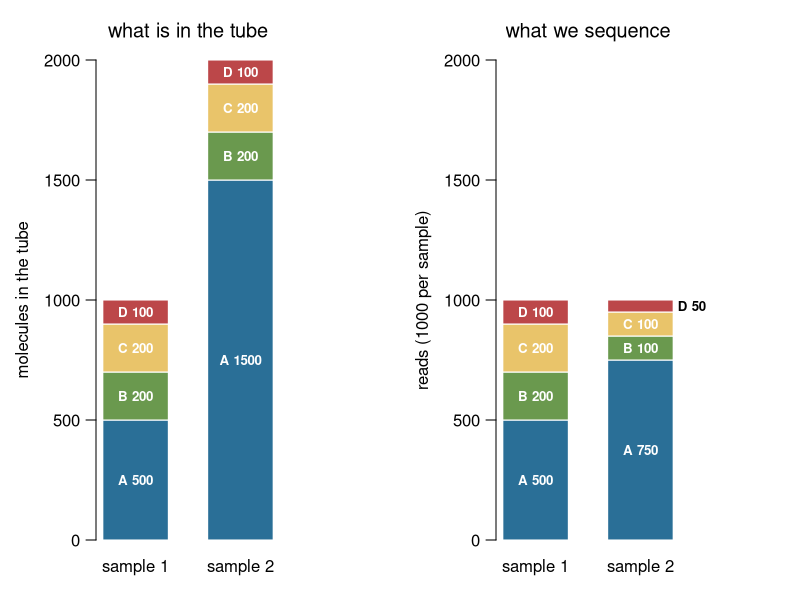
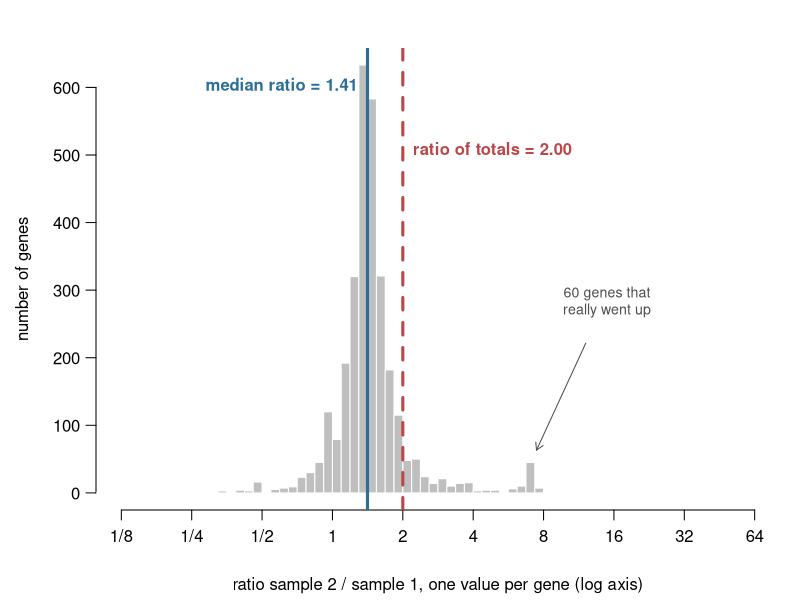
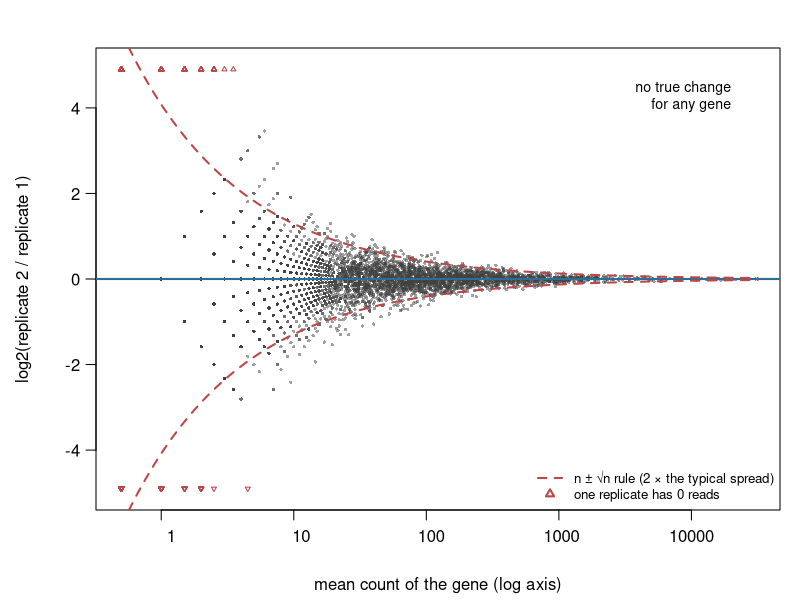

Source code (R) for these figures, in order:
# Figures for the bulk-rnaseq/ unit ("Bulk RNA-seq with DESeq2").
#
# Re-run by hand from this folder (it is NOT run by `quarto render`):
#   cd bulk-rnaseq && Rscript make-bulk-figs.R
#
# Base R only (no DESeq2 needed). Writes figNN-*.png and prints the numbers
# quoted on the slides. fig01 and fig05 are hand-made SVGs, not made here;
# fig06 (airway, needs DESeq2) is made by make-airway-figs.R.
# All data are simulated: sequencing = drawing reads at random from a bag of
# RNA fragments, with sample.int(..., replace = TRUE, prob = p).

set.seed(1)

## ---- plotting helpers ------------------------------------------------------
fig <- function(file, w, h, expr, mfrow = c(1, 1)) {
  png(file, width = w, height = h, res = 200)
  par(mfrow = mfrow, mar = c(4.5, 4.8, 2.4, 1), las = 1, mgp = c(3.2, 0.8, 0))
  expr
  invisible(dev.off())
}
draw <- function(p, N) tabulate(sample.int(length(p), N, replace = TRUE, prob = p), length(p))
logaxis <- function(side, at = 10^(-1:4)) axis(side, at = at, labels = format(at, scientific = FALSE, drop0trailing = TRUE))
gene_col <- c(A = "#2a6f97", B = "#6a994e", C = "#e9c46a", D = "#bc4749")

## ---- fig02: the composition trap ----------------------------------------------
# Sample 1: A 500, B 200, C 200, D 100 molecules (per 1000).
# Sample 2: gene A goes up 3-fold, nothing else changes. Both sequenced to 1000 reads.
mol <- cbind(s1 = c(A = 500, B = 200, C = 200, D = 100),
             s2 = c(A = 1500, B = 200, C = 200, D = 100))
reads <- sweep(mol, 2, colSums(mol), "/") * 1000
print(reads)
fig("fig02-composition.png", 1800, 800, mfrow = c(1, 2), {
  par(mar = c(3, 4.8, 3, 6), xpd = NA)
  for (k in 1:2) {
    M <- list(mol, reads)[[k]]
    b <- barplot(M, col = gene_col, border = "white", names.arg = c("sample 1", "sample 2"),
                 ylim = c(0, 2000), width = 0.7, space = 0.6,
                 ylab = c("molecules in the tube", "reads (1000 per sample)")[k],
                 main = c("what is in the tube", "what we sequence")[k], font.main = 1)
    for (j in 1:2) {
      mid <- cumsum(M[, j]) - M[, j] / 2
      big <- M[, j] >= 90
      text(b[j], mid[big], paste(rownames(M), round(M[, j]))[big], col = "white", cex = 0.8, font = 2)
      if (any(!big)) text(b[j] + 0.4, mid[!big], paste(rownames(M), round(M[, j]))[!big], adj = 0, cex = 0.8, font = 2)
    }
  }
})

## ---- fig03: median of ratios ----------------------------------------------------
# 3000 genes, sample 2 sequenced twice as deep. 60 genes truly go up 5-fold in
# sample 2 and are highly expressed, so they take a big fraction of the reads.
G  <- 3000
p1 <- exp(rnorm(G, 0, 1.5)); p1 <- p1 / sum(p1)
up <- order(p1, decreasing = TRUE)[seq(5, 300, by = 5)]       # 60 well-expressed genes
p2 <- p1; p2[up] <- p2[up] * 5; p2 <- p2 / sum(p2)
x1 <- draw(p1, 5e5); x2 <- draw(p2, 1e6)
ok <- x1 > 0 & x2 > 0
rat <- x2[ok] / x1[ok]
med <- median(rat); tot <- sum(x2) / sum(x1)
cat(sprintf("fig03: %d genes with no zero; median ratio %.2f; total-count ratio %.2f\n",
            sum(ok), med, tot))
cat(sprintf("fig03: fraction of sample-2 reads from the 60 up genes: %.2f\n", sum(x2[up]) / sum(x2)))
fig("fig03-median-of-ratios.png", 1600, 800, {
  h <- hist(log2(rat), breaks = seq(-6, 9, by = 0.125), plot = FALSE)
  plot(h, col = "grey75", border = "white", xlim = c(-3, 6), main = "", xaxt = "n",
       xlab = "ratio sample 2 / sample 1, one value per gene (log axis)", ylab = "number of genes")
  axis(1, at = -3:6, labels = c("1/8", "1/4", "1/2", 1, 2, 4, 8, 16, 32, 64))
  abline(v = log2(med), col = "#2a6f97", lwd = 3)
  abline(v = log2(tot), col = "#bc4749", lwd = 3, lty = 2)
  text(log2(med), max(h$counts) * 0.95, sprintf("median ratio = %.2f", med),
       pos = 2, col = "#2a6f97", font = 2)
  text(log2(tot), max(h$counts) * 0.8, sprintf("ratio of totals = %.2f", tot),
       pos = 4, col = "#bc4749", font = 2)
  arrows(3.6, max(h$counts) * 0.35, 2.9, max(h$counts) * 0.1, length = 0.08, col = "grey30")
  text(3.9, max(h$counts) * 0.45, "60 genes that\nreally went up", cex = 0.85, col = "grey30")
})

## ---- fig04: the replicate MA-plot fan ---------------------------------------------
# Two replicates, same RNA (same p for every gene), same depth. Every difference
# is pure counting noise.
G  <- 5000
p  <- exp(rnorm(G, 0, 2)); p <- p / sum(p)
N  <- 1e6
x  <- draw(p, N); y <- draw(p, N)
m  <- (x + y) / 2
both <- x > 0 & y > 0
lfc <- log2(y / x)
cat(sprintf("fig04: expected counts range %.2f to %.0f; %d of %d genes have a zero in one replicate\n",
            min(N * p), max(N * p), sum(!both & m > 0), sum(m > 0)))
top <- order(abs(lfc[both]), decreasing = TRUE)[1:10]
cat("fig04: the 10 largest |log2 ratio| (both counts > 0):\n")
print(data.frame(x = x[both][top], y = y[both][top], log2ratio = round(lfc[both][top], 2)))
for (b in list(c(1, 5), c(90, 110), c(900, 1100)))
  cat(sprintf("fig04: genes with mean count %d-%d: sd of log2 ratio %.2f\n", b[1], b[2],
              sd(lfc[both & m >= b[1] & m <= b[2]])))
fig("fig04-replicate-fan.png", 1700, 900, {
  plot(m[both], lfc[both], log = "x", pch = 16, cex = 0.45, col = adjustcolor("grey25", 0.5),
       xlim = c(0.5, 3e4), ylim = c(-5, 5), xaxt = "n",
       xlab = "mean count of the gene (log axis)", ylab = "log2(replicate 2 / replicate 1)")
  logaxis(1, 10^(0:4))
  abline(h = 0, col = "#2a6f97", lwd = 2)
  mm <- 10^seq(-0.3, 4.5, length.out = 200)
  band <- 2 * sqrt(2 / mm) / log(2)                       # n +- sqrt(n) for both counts
  lines(mm, band, lty = 2, col = "#bc4749", lwd = 2); lines(mm, -band, lty = 2, col = "#bc4749", lwd = 2)
  zx <- m[!both & m > 0]
  points(zx, ifelse(x[!both & m > 0] == 0, 4.9, -4.9), pch = c(2, 6)[1 + (x[!both & m > 0] > 0)],
         cex = 0.5, col = "#bc4749")
  text(2e4, 4.3, "no true change\nfor any gene", adj = 1, cex = 0.85)
  legend("bottomright", c("n \u00b1 \u221an rule (2 \u00d7 the typical spread)", "one replicate has 0 reads"),
         lty = c(2, NA), pch = c(NA, 2), col = "#bc4749", lwd = 2, bty = "n", cex = 0.8)
})
